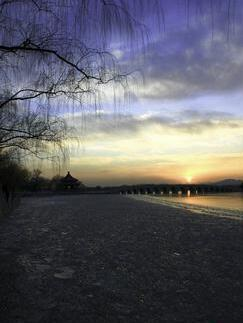
#> input picture cv_main_course/projects/image_stitching/test1.jpg, 243 x 323 px
$ python -i week1-homework.py   (imports and definitions only)
#> lines starting #> are read from the running program, lines starting #| are printed output that depends on the picture
#> further down, picture is the input picture: shape (323, 243, 3); mean B, G, R 100.5, 93.3, 93.7
# Combine image crop, color shift, rotation and
# perspective transform together to complete a
# data augmentation script
import cv2
import random
import numpy as np


# [13 lines left out: function image_crop, not called in this run]


def image_color_shift(img):
    '''
    randomly shift the color of the input image
    :param img: the input image
    :return: color shifted image
    '''
    img_yuv = cv2.cvtColor(img, cv2.COLOR_BGR2YUV)    # convert the color space from BGR to YUV
#> img_yuv: shape (323, 243, 3); mean of channels 0, 1, 2 94.2, 131.1, 127.5
    Y, U, V = cv2.split(img_yuv)    # split the image to 3 channels
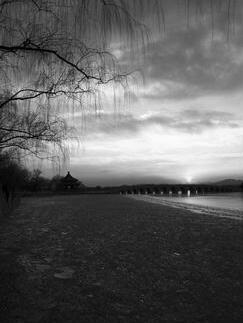
#> Y: shape (323, 243); min 0, max 254, mean 94.2
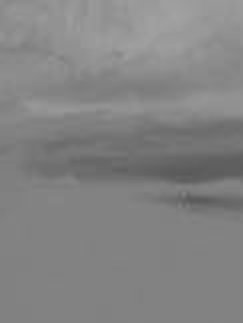
#> U: shape (323, 243); min 88, max 162, mean 131.1
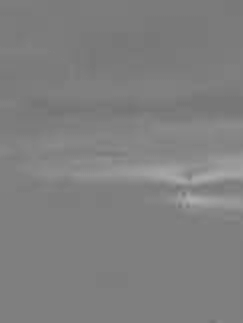
#> V: shape (323, 243); min 116, max 174, mean 127.5
    u_shifter = random.randint(-224, 224)    # U channel, V channel vary from 16 to 240, the shift range is -224~224
    v_shifter = random.randint(-224, 224)
    if u_shifter >= 0:
        lim = 240 - u_shifter
        U[U > lim] = 240
#> U: shape (323, 243); every value is 240
        U[U <= lim] = (u_shifter + U[U <= lim]).astype(img.dtype)
    elif u_shifter < 0:
        lim = 16 - u_shifter
        U[U < lim] = 16
        U[U >= lim] = (u_shifter + U[U >= lim]).astype(img.dtype)
    if v_shifter >= 0:
        lim = 240 - v_shifter
        V[V > lim] = 240
        V[V <= lim] = (v_shifter + V[V <= lim]).astype(img.dtype)
    elif v_shifter < 0:
        lim = 16 - v_shifter
        V[V < lim] = 16
        V[V >= lim] = (v_shifter + V[V >= lim]).astype(img.dtype)
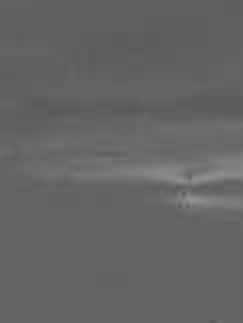
#> V: shape (323, 243); min 89, max 147, mean 100.5
    img_tmp = cv2.merge((Y, U, V))
#> img_tmp: shape (323, 243, 3); mean of channels 0, 1, 2 94.2, 240, 100.5
    img_shift = cv2.cvtColor(img_tmp, cv2.COLOR_YUV2BGR)
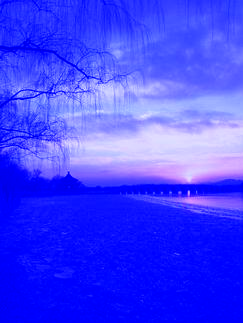
#> img_shift: shape (323, 243, 3); mean B, G, R 254.3, 66.8, 64.4
    return img_shift


# [51 lines left out: functions image_rotation, perspective_transform, main, not called in this run]


# [2 lines not run here, left out]

>>> import cv2
>>> picture = cv2.imread('../../projects/image_stitching/test1.jpg')
>>> result = image_color_shift(picture)
